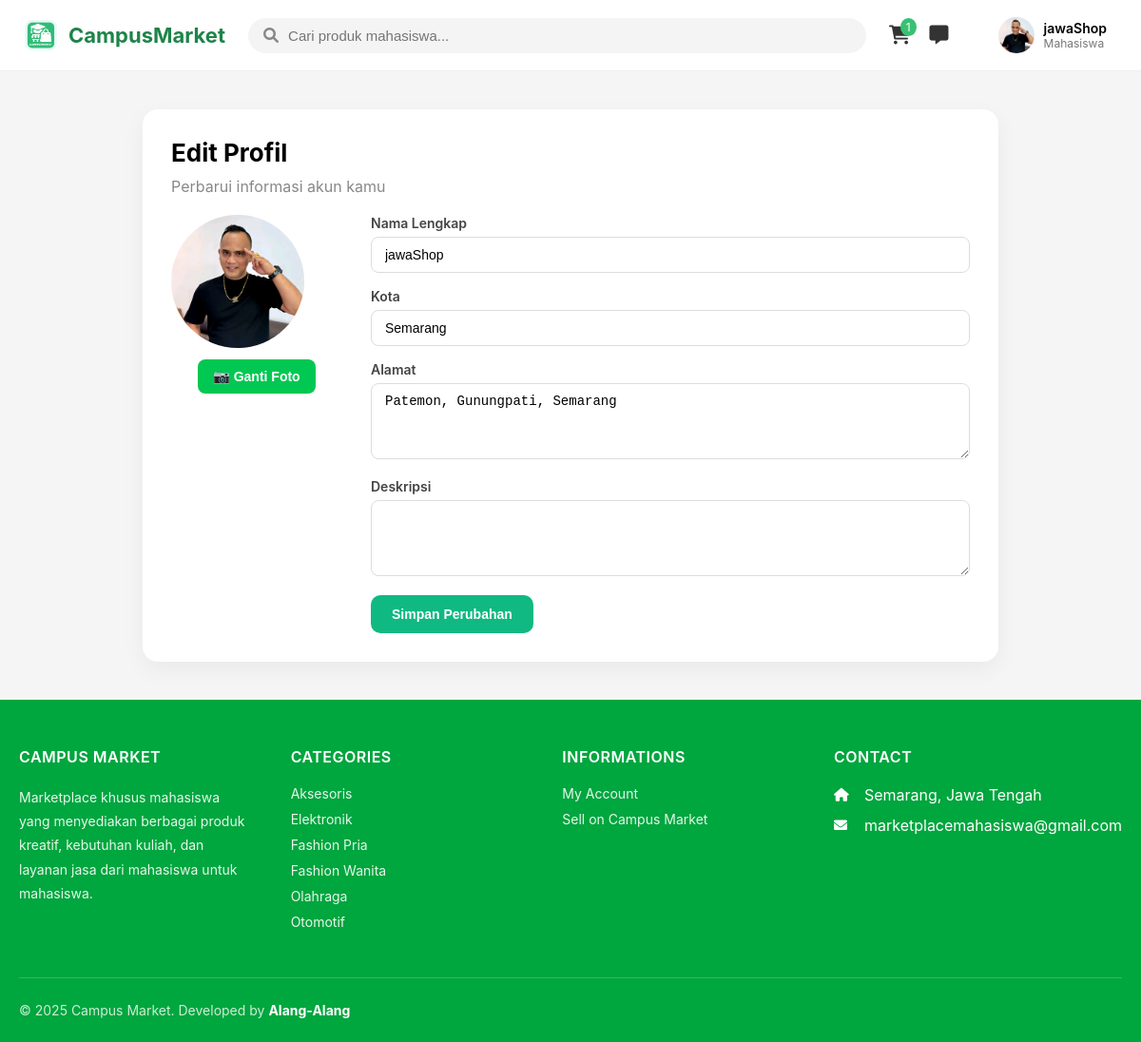
/public/profile/edit_profile.php (signed in), run on the app's committed database.
### tables this page shows
CREATE TABLE `accounts` (
  `id` int(11) NOT NULL,
  `name` varchar(100) NOT NULL,
  `username` varchar(100) NOT NULL,
  `email` varchar(255) NOT NULL,
  `phone` varchar(20) NOT NULL,
  `role` enum('admin','seller','buyer') NOT NULL DEFAULT 'buyer',
  `password` varchar(255) NOT NULL,
  `city` varchar(100) DEFAULT NULL,
  `address` text DEFAULT NULL,
  `profile_picture` varchar(255) DEFAULT NULL,
  `created_at` timestamp NOT NULL DEFAULT current_timestamp(),
  `otp_code` varchar(6) NOT NULL,
  `otp_expired` datetime NOT NULL,
  `description` text DEFAULT NULL
);

CREATE TABLE `categories` (
  `id` int(11) NOT NULL,
  `name` varchar(255) NOT NULL,
  `slug` varchar(255) NOT NULL,
  `parent_id` int(11) DEFAULT NULL
);

### public/profile/edit_profile.php (the view, shortened to what this page needs)
<?php
require_once __DIR__ . "/../../includes/functions.php";
$user_id = $_SESSION['user_id'];
$stmt = $pdo->prepare("
    SELECT id, username, name, email, phone, city, address, profile_picture, description
    FROM accounts
    WHERE id = ?
");
$stmt->execute([$user_id]);
$user = $stmt->fetch(PDO::FETCH_ASSOC);
$profile_pic = !empty($user['profile_picture'])
    ? "../../uploads/profile/" . $user['profile_picture']
    : "../../uploads/profile/default-profile.png";
?>
<!DOCTYPE html>
<html lang="id">
<head>
    <link rel="stylesheet" href="../../assets/css/main.css">
    <link rel="stylesheet" href="../../assets/css/profile.css">
    <link rel="stylesheet" href="../../assets/css/header.css">
    <link rel="stylesheet" href="https://cdnjs.cloudflare.com/ajax/libs/font-awesome/6.0.0-beta3/css/all.min.css">
</head>
<body>
    <?php
    $user_id = $user['id'] ?? null;
    $cart_total = 0;
    if ($user_id) {
        $stmt = $pdo->prepare("SELECT COUNT(*) FROM wishes WHERE user_id = ?");
        $stmt->execute([$user_id]);
        $cart_total = (int)$stmt->fetchColumn();
    }
    $iconA = "../assets/images/icontrs.png";
    $iconB = "../../assets/images/icontrs.png";
    $logo  = file_exists($iconA) ? $iconA : $iconB;
    ?>
    <div class="cm-header">
        <div class="cm-container">
            <a href="../index.php" class="cm-logo">
                <img src="<?= $logo ?>" alt="Logo">
                <span>CampusMarket</span>
            </a>
            <div class="cm-search">
                <form>
                    <i class="fas fa-search"></i>
                    <input type="text" placeholder="Cari produk mahasiswa...">
                </form>
            </div>
            <div class="cm-menu-right">
                <a href="../cart/cart.php" class="cm-icon-btn">
                    <i class="fas fa-shopping-cart"></i>
                    <?php if ($cart_total > 0): ?>
                        <span class="cm-badge green"><?= $cart_total ?></span>
                    <?php endif; ?>
                </a>
                <a href="../chat/chat.php" class="cm-icon-btn">
                    <i class="fa-solid fa-message"></i>
                </a>
                <?php
                $current_page     = basename($_SERVER['PHP_SELF']);
                $is_profile_page  = ($current_page === 'profile.php');
                ?>
                <?php if (!$user): ?>
                    <div class="cm-auth">
                        <a href="login.php">Sign In</a> |
                        <a href="register.php">Sign Up</a>
                    </div>
                <?php else: ?>
                    <div
                        class="cm-profile"
                        <?php if (!$is_profile_page): ?> onclick="window.location='profile.php'" <?php endif; ?>>
                        <img src="<?= htmlspecialchars($profile_pic) ?>" class="cm-profile-img">
                        <div class="cm-user-info">
                            <span><?= htmlspecialchars($user['name']) ?></span>
                            <small>Mahasiswa</small>
                        </div>
                    </div>
                <?php endif; ?>
            </div>
        </div>
    </div>
    <div class="edit-container">
        <h2>Edit Profil</h2>
        <p style="color:#888;margin-bottom:20px;">Perbarui informasi akun kamu</p>
        <form method="post" enctype="multipart/form-data">
            <div class="edit-wrapper">
                <div class="edit-avatar">
                    <img
                        src="<?= htmlspecialchars($profile_pic) ?>"
                        id="avatarPreview"
                        class="profile-img-edit"
                        alt="Foto Profil">
                    <button type="button" class="btn-upload" onclick="triggerUpload()">
                        📷 Ganti Foto
                    </button>
                </div>
                <div class="edit-form">
                    <div class="input-group">
                        <label>Nama Lengkap</label>
                        <input type="text" name="name" value="<?= htmlspecialchars($user['name']) ?>">
                    </div>
                    <div class="input-group">
                        <label>Kota</label>
                        <input type="text" name="city" value="<?= htmlspecialchars($user['city']) ?>">
                    </div>
                    <div class="input-group">
                        <label>Alamat</label>
                        <textarea name="address"><?= htmlspecialchars($user['address']) ?></textarea>
                    </div>
                    <div class="input-group">
                        <label>Deskripsi</label>
                        <textarea name="description"><?= htmlspecialchars($user['description']) ?></textarea>
                    </div>
                    <button class="btn-primary" type="submit">
                        Simpan Perubahan
                    </button>
                </div>
            </div>
        </form>
    </div>
</body>
<?php include __DIR__ . '/../components/footer.php'; ?>
</html>

### public/components/footer.php
<?php
$stmt = $pdo->query("
    SELECT id, name
    FROM categories
    ORDER BY name ASC
    LIMIT 6
");
$footer_categories = $stmt->fetchAll(PDO::FETCH_ASSOC);
?>
<link rel="stylesheet" href="../../assets/css/footer.css">
<footer>
  <div class="container">
    <div class="footer-content">
      <div class="footer-section">
        <h5>Campus Market</h5>
        <p>
          Marketplace khusus mahasiswa yang menyediakan berbagai produk kreatif,
          kebutuhan kuliah, dan layanan jasa dari mahasiswa untuk mahasiswa.
        </p>
      </div>
      <div class="footer-section">
        <h5>Categories</h5>
        <?php if ($footer_categories): ?>
          <?php foreach ($footer_categories as $cat): ?>
            <a href="/marketmm/public/index.php?category=<?= $cat['id'] ?>">
              <?= htmlspecialchars($cat['name']) ?>
            </a>
          <?php endforeach; ?>
        <?php else: ?>
          <p>Tidak ada kategori</p>
        <?php endif; ?>
      </div>
      <div class="footer-section">
        <h5>Informations</h5>
        <a href="/marketmm/public/profile/profile.php">My Account</a>
        <a href="/marketmm/public/seller/register_seller.php">Sell on Campus Market</a>
      </div>
      <div class="footer-section">
        <h5>Contact</h5>
        <div class="contact-item">
          <i class="fas fa-home"></i>
          <span>Semarang, Jawa Tengah</span>
        </div>
        <div class="contact-item">
          <i class="fas fa-envelope"></i>
          <span>marketplacemahasiswa@gmail.com</span>
        </div>
      </div>
    </div>
    <div class="footer-bottom">
      <div class="copyright">
        © <?= date('Y') ?> Campus Market. Developed by <strong>Alang-Alang</strong>
      </div>
    </div>
  </div>
</footer>

### assets/css/main.css (style rules this page uses)
* { box-sizing: border-box; }
body { margin: 0; background: #f5f7f6; font-family: "Inter", sans-serif; overflow-x: hidden; }

### assets/css/profile.css (style rules this page uses)
body { margin: 0; background: #f4f4f4; font-family: "Inter", sans-serif; }
.edit-container { max-width: 900px; margin: 40px auto; background: white; padding: 30px; border-radius: 16px; box-shadow: 0 8px 25px rgba(0, 0, 0, .05); }
.edit-container h2 { margin-bottom: 10px; font-size: 26px; }
.edit-wrapper { display: flex; gap: 30px; align-items: flex-start; }
.edit-avatar { width: 180px; text-align: center; }
.profile-img-edit { width: 140px !important; height: 140px !important; min-width: 140px !important; min-height: 140px !important; max-width: 140px !important; max-height: 140px !; object-fit: cover; border-radius: 50%; display: block; }
.edit-form { flex: 1; }
.input-group { margin-bottom: 16px; }
.input-group label { display: block; margin-bottom: 6px; font-size: 14px; color: #444; font-weight: 600; }
.input-group input, .input-group textarea { width: 100%; padding: 10px 14px; border-radius: 8px; border: 1px solid #ddd; font-size: 14px; outline: none; transition: all 0.2s; }
textarea { min-height: 80px; resize: vertical; }
.btn-primary { background: #10b981; color: white; border: none; padding: 12px 22px; font-size: 14px; border-radius: 10px; font-weight: bold; cursor: pointer; transition: 0.2s; }
.btn-upload { margin-top: 12px; padding: 10px 16px; border-radius: 8px; background: #00C853; color: #fff; font-weight: 600; border: none; cursor: pointer; font-size: 14px; transition: background 0.2s, transform 0.1s; }

### assets/css/header.css (style rules this page uses)
.cm-header { width: 100%; background: #fff; padding: 12px 24px; border-bottom: 1px solid #eee; display: flex; justify-content: center; position: sticky; top: 0; z-index: 999; }
.cm-container { width: 100%; max-width: 1400px; display: flex; align-items: center; justify-content: space-between; gap: 20px; }
.cm-logo { display: flex; align-items: center; gap: 10px; text-decoration: none; }
.cm-logo img { width: 38px; height: 38px; }
.cm-logo span { font-size: 22px; font-weight: 700; color: #1e8449; }
.cm-search { flex: 1; display: flex; justify-content: center; }
.cm-search form { width: 100%; max-width: 650px; background: #f4f4f4; padding: 10px 16px; border-radius: 50px; display: flex; align-items: center; }
.cm-search i { color: #888; margin-right: 10px; }
.cm-search input { width: 100%; background: transparent; border: none; outline: none; font-size: 15px; }
.cm-menu-right { display: flex; align-items: center; gap: 20px; }
.cm-icon-btn { position: relative; color: #333; font-size: 20px; text-decoration: none; }
.cm-badge { position: absolute; top: -6px; right: -6px; background: #ff3838; color: white; padding: 2px 6px; border-radius: 50%; font-size: 12px; }
.cm-badge.green { background: #38c172; }
.cm-profile { display: flex; align-items: center; gap: 10px; padding: 6px 12px; border-radius: 40px; transition: .2s; }
.cm-profile-img { width: 38px; height: 38px; border-radius: 50%; object-fit: cover; }
.cm-user-info { display: flex; flex-direction: column; }
.cm-user-info span { font-size: 14px; font-weight: 600; }
.cm-user-info small { font-size: 12px; color: #777; }

### assets/css/footer.css (style rules this page uses)
* { margin: 0; padding: 0; box-sizing: border-box; }
body { font-family: -apple-system, BlinkMacSystemFont, 'Segoe UI', Roboto, Oxygen, Ubuntu, Cantarell, sans-serif; background: #f5f5f5; min-height: 100vh; }
footer { background: #00a63e; color: #ffffff; padding: 50px 0 0; }
.container { max-width: 1200px; margin: 0 auto; padding: 0 20px; }
.footer-content { display: grid; grid-template-columns: repeat(4, 1fr); gap: 40px; padding-bottom: 40px; border-bottom: 1px solid rgba(255, 255, 255, 0.2); }
.footer-section h5 { color: #fff; font-size: 16px; font-weight: 600; margin-bottom: 20px; text-transform: uppercase; letter-spacing: 0.5px; }
.footer-section p { color: rgba(255, 255, 255, 0.9); line-height: 1.8; font-size: 14px; margin-bottom: 12px; }
.footer-section a { color: rgba(255, 255, 255, 0.9); text-decoration: none; display: block; margin-bottom: 10px; font-size: 14px; transition: color 0.2s; }
.contact-item { display: flex; align-items: center; margin-bottom: 12px; }
.contact-item i { color: #fff; width: 20px; margin-right: 12px; font-size: 14px; }
.footer-bottom { display: flex; justify-content: space-between; align-items: center; padding: 25px 0; }
.copyright { color: rgba(255, 255, 255, 0.8); font-size: 14px; }
.copyright strong { color: #fff; }

### data on the page
accounts: profile_picture (picture), name "jawaShop", city "Semarang", address "Patemon, Gunungpati, Semarang"
categories: name "Aksesoris"
categories: name "Elektronik"
categories: name "Fashion Pria"
categories: name "Fashion Wanita"
categories: name "Olahraga"
categories: name "Otomotif"

### other printed values
$cart_total "1"
